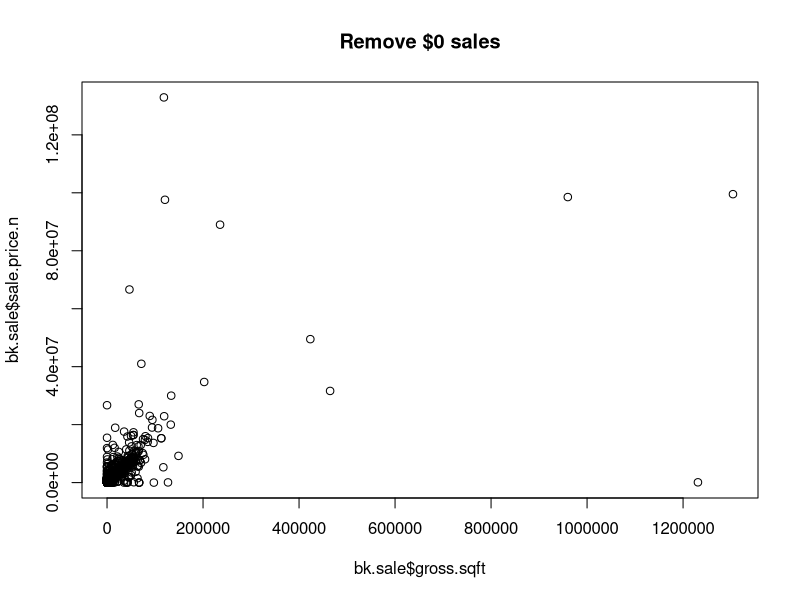
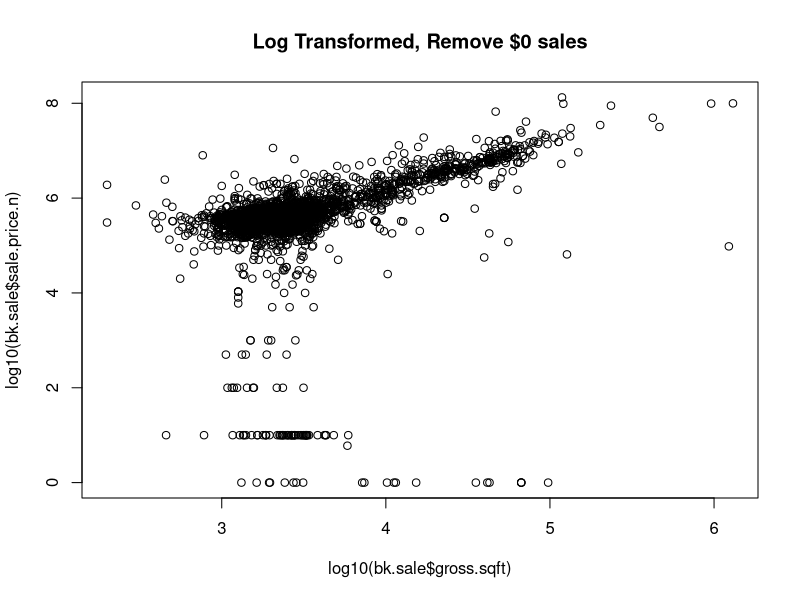
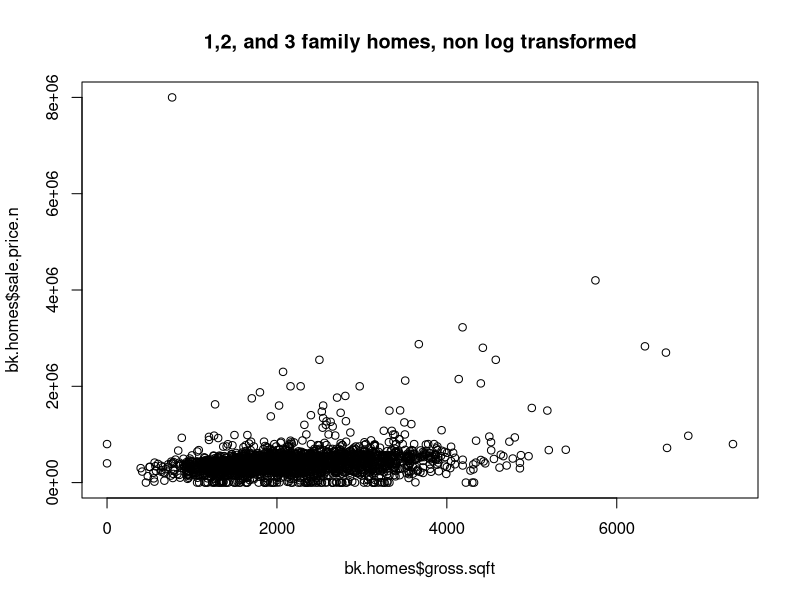
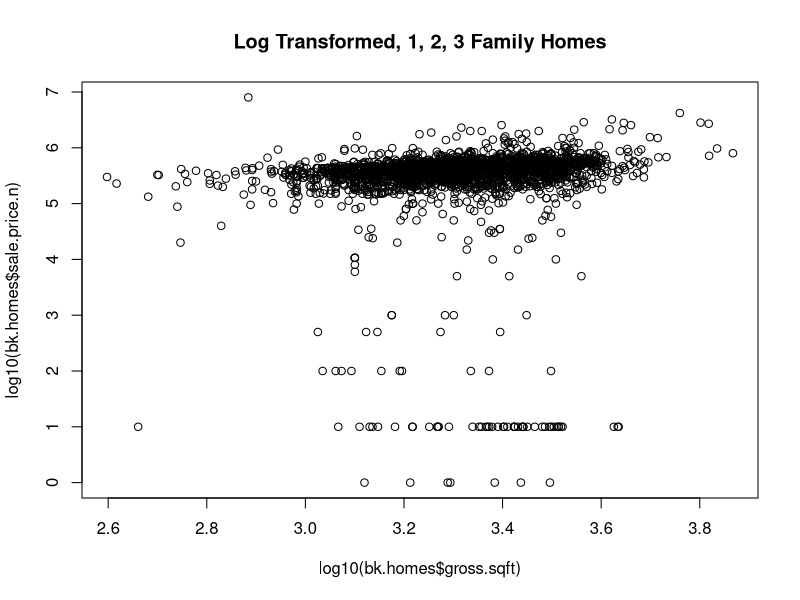
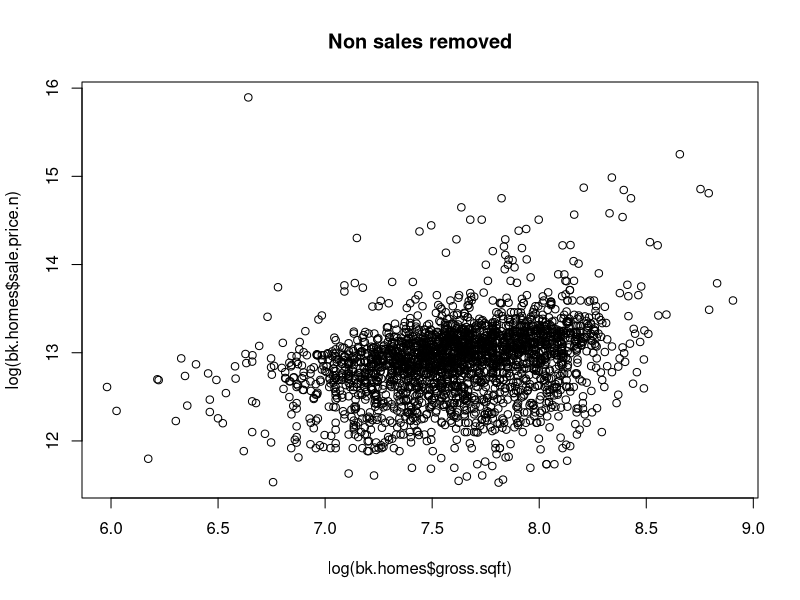
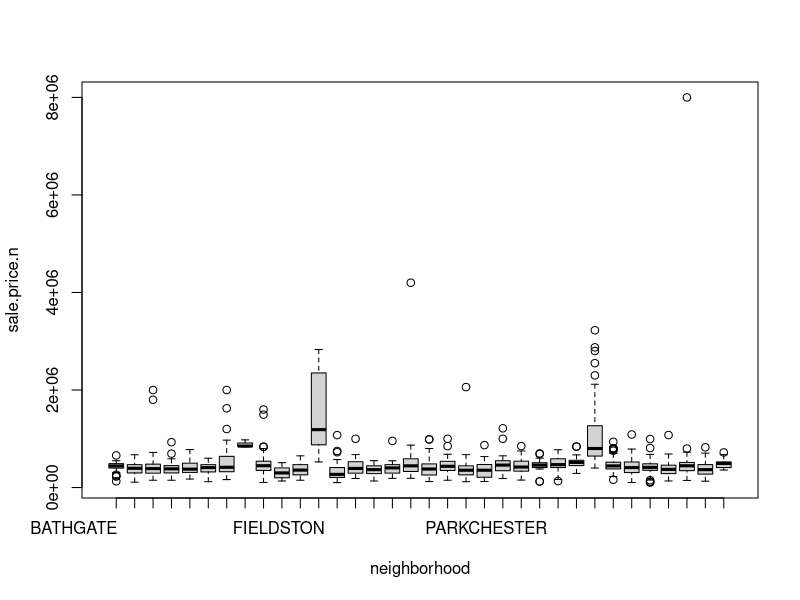

Write the R code that produced these figures, in order.
## ---- chunk 1
require(gdata)
require(plyr) #Added by Monnie McGee
#install the gdata and plyr packages and load in to R.
library(plyr)
library(gdata)
setwd("/SMU/Doing Data Science/Unit 4/Live Session Files")
## ---- chunk 2
bk <- read.csv("rollingsales_bronx.csv",skip=4,header=TRUE)
## ---- chunk 3
bk$SALE.PRICE.N <- as.numeric(gsub("[^[:digit:]]","", bk$SALE.PRICE))
count(is.na(bk$SALE.PRICE.N))
## ---- chunk 4
names(bk) <- tolower(names(bk)) # make all variable names lower case
## Get rid of leading digits
bk$gross.sqft <- as.numeric(gsub("[^[:digit:]]","", bk$gross.square.feet))
bk$land.sqft <- as.numeric(gsub("[^[:digit:]]","", bk$land.square.feet))
bk$year.built <- as.numeric(as.character(bk$year.built))
## ---- chunk 5
## keep only the actual sales

bk.sale <- bk[bk$sale.price.n!=0,]
plot(bk.sale$gross.sqft,bk.sale$sale.price.n,main="Remove $0 sales")
## ---- chunk 6
plot(log10(bk.sale$gross.sqft),log10(bk.sale$sale.price.n),main="Log Transformed, Remove $0 sales")
## ---- chunk 7
bk.homes <- bk.sale[which(grepl("FAMILY",bk.sale$building.class.category)),]
## ---- chunk 8
plot(bk.homes$gross.sqft,bk.homes$sale.price.n,main="1,2, and 3 family homes, non log transformed")
## ---- chunk 9
plot(log10(bk.homes$gross.sqft),log10(bk.homes$sale.price.n),main="Log Transformed, 1, 2, 3 Family Homes")
summary(bk.homes[which(bk.homes$sale.price.n<100000),])
## ---- chunk 10
## remove outliers that seem like they weren't actual sales
bk.homes$outliers <- (log10(bk.homes$sale.price.n) <=5) + 0
bk.homes <- bk.homes[which(bk.homes$outliers==0),]
plot(log(bk.homes$gross.sqft),log(bk.homes$sale.price.n),main="Non sales removed")
## ---- chunk 11
boxplot(sale.price.n~neighborhood,data=bk.homes)
